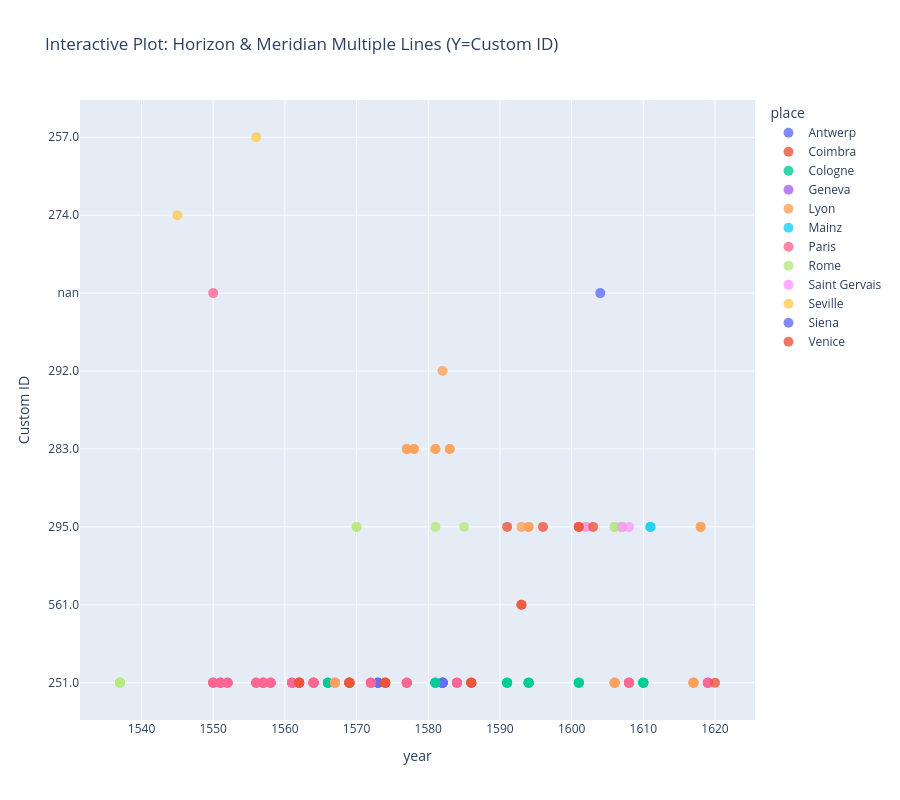

The notebook cell saved with this chart:
### Markdown cell above
### 4. Interactive Scatter Plot (Y = Custom ID, Color = Place)

### Code cell
fig_interactive2 = px.scatter(
    plot_df,
    x='year',
    y='custom_identifier_str',
    color='place',
    hover_data=['part_or_adaption_label', 'part_or_adaption', 'part_type', 'cks', 'bid'],
    title='Interactive Plot: Horizon & Meridian Multiple Lines (Y=Custom ID)',
    labels={'custom_identifier_str': 'Custom ID'}
)

fig_interactive2.update_traces(marker=dict(size=10, opacity=0.8))
fig_interactive2.update_layout(height=800, hovermode='closest')
fig_interactive2.show()

### Figure 1 — Plotly figure (JSON) as saved in the notebook; plotly's stock layout.template omitted (floating-point values rounded to 4 significant figures; data arrays with more than 128 entries replaced by an {"elided": "..."} marker saying what was removed)
{"data": [{"customdata": [["Compendium by P. Valeriano", "http://sphaera.mpiwg-berlin.mpg.de/id/part/47ca1af2-b91f-4453-9f46-45b4d9ccdfb4", "influenced_100", "CK_Horizon", 1730], ["Compendium by P. Valeriano", "http://sphaera.mpiwg-berlin.mpg.de/id/part/47ca1af2-b91f-4453-9f46-45b4d9ccdfb4", "influenced_100", "CK_Horizon", 1730], ["Compendium by P. Valeriano", "http://sphaera.mpiwg-berlin.mpg.de/id/part/47ca1af2-b91f-4453-9f46-45b4d9ccdfb4", "influenced_100", "CK_Horizon", 1730], ["Compendium by P. Valeriano", "http://sphaera.mpiwg-berlin.mpg.de/id/part/47ca1af2-b91f-4453-9f46-45b4d9ccdfb4", "influenced_100", "CK_Horizon", 1730], ["Compendium by P. Valeriano", "http://sphaera.mpiwg-berlin.mpg.de/id/part/47ca1af2-b91f-4453-9f46-45b4d9ccdfb4", "influenced_100", "CK_Meridian", 1730], ["Compendium by P. Valeriano", "http://sphaera.mpiwg-berlin.mpg.de/id/part/47ca1af2-b91f-4453-9f46-45b4d9ccdfb4", "influenced_100", "CK_Horizon", 1958], ["Compendium by P. Valeriano", "http://sphaera.mpiwg-berlin.mpg.de/id/part/47ca1af2-b91f-4453-9f46-45b4d9ccdfb4", "influenced_100", "CK_Meridian", 1958], ["Compendium by P. Valeriano", "http://sphaera.mpiwg-berlin.mpg.de/id/part/47ca1af2-b91f-4453-9f46-45b4d9ccdfb4", "influenced_100", "CK_Horizon", 1958], ["Compendium by P. Valeriano", "http://sphaera.mpiwg-berlin.mpg.de/id/part/47ca1af2-b91f-4453-9f46-45b4d9ccdfb4", "influenced_100", "CK_Horizon", 1958], ["Compendium by P. Valeriano", "http://sphaera.mpiwg-berlin.mpg.de/id/part/47ca1af2-b91f-4453-9f46-45b4d9ccdfb4", "influenced_100", "CK_Horizon", 1958], ["Compendium by P. Valeriano", "http://sphaera.mpiwg-berlin.mpg.de/id/part/47ca1af2-b91f-4453-9f46-45b4d9ccdfb4", "influenced_100", "CK_Horizon", 2281], ["Compendium by P. Valeriano", "http://sphaera.mpiwg-berlin.mpg.de/id/part/47ca1af2-b91f-4453-9f46-45b4d9ccdfb4", "influenced_100", "CK_Horizon", 2281], ["Compendium by P. Valeriano", "http://sphaera.mpiwg-berlin.mpg.de/id/part/47ca1af2-b91f-4453-9f46-45b4d9ccdfb4", "influenced_100", "CK_Meridian", 2281], ["Compendium by P. Valeriano", "http://sphaera.mpiwg-berlin.mpg.de/id/part/47ca1af2-b91f-4453-9f46-45b4d9ccdfb4", "influenced_100", "CK_Horizon", 2281], ["Compendium by P. Valeriano", "http://sphaera.mpiwg-berlin.mpg.de/id/part/47ca1af2-b91f-4453-9f46-45b4d9ccdfb4", "influenced_100", "CK_Horizon", 2281]], "hovertemplate": "place=Antwerp<br>year=%{x}<br>Custom ID=%{y}<br>part_or_adaption_label=%{customdata[0]}<br>part_or_adaption=%{customdata[1]}<br>part_type=%{customdata[2]}<br>cks=%{customdata[3]}<br>bid=%{customdata[4]}<extra></extra>", "legendgroup": "Antwerp", "marker": {"color": "#636efa", "opacity": 0.8, "size": 10, "symbol": "circle"}, "mode": "markers", "name": "Antwerp", "orientation": "h", "showlegend": true, "type": "scatter", "x": [1573, 1573, 1573, 1573, 1573, 1582, 1582, 1582, 1582, 1582, 1582, 1582, 1582, 1582, 1582], "xaxis": "x", "y": ["251.0", "251.0", "251.0", "251.0", "251.0", "251.0", "251.0", "251.0", "251.0", "251.0", "251.0", "251.0", "251.0", "251.0", "251.0"], "yaxis": "y"}, {"customdata": [["A. de Avelar's Sphaera", "http://sphaera.mpiwg-berlin.mpg.de/id/part/81a78978-d1da-4340-96ff-46719d52ab98", "influenced_100", "CK_Meridian", 1775], ["A. de Avelar's Sphaera", "http://sphaera.mpiwg-berlin.mpg.de/id/part/81a78978-d1da-4340-96ff-46719d52ab98", "influenced_100", "CK_Meridian", 1775]], "hovertemplate": "place=Coimbra<br>year=%{x}<br>Custom ID=%{y}<br>part_or_adaption_label=%{customdata[0]}<br>part_or_adaption=%{customdata[1]}<br>part_type=%{customdata[2]}<br>cks=%{customdata[3]}<br>bid=%{customdata[4]}<extra></extra>", "legendgroup": "Coimbra", "marker": {"color": "#EF553B", "opacity": 0.8, "size": 10, "symbol": "circle"}, "mode": "markers", "name": "Coimbra", "orientation": "h", "showlegend": true, "type": "scatter", "x": [1593, 1593], "xaxis": "x", "y": ["561.0", "561.0"], "yaxis": "y"}, {"customdata": {"elided": "28x5 mixed values"}, "hovertemplate": "place=Cologne<br>year=%{x}<br>Custom ID=%{y}<br>part_or_adaption_label=%{customdata[0]}<br>part_or_adaption=%{customdata[1]}<br>part_type=%{customdata[2]}<br>cks=%{customdata[3]}<br>bid=%{customdata[4]}<extra></extra>", "legendgroup": "Cologne", "marker": {"color": "#00cc96", "opacity": 0.8, "size": 10, "symbol": "circle"}, "mode": "markers", "name": "Cologne", "orientation": "h", "showlegend": true, "type": "scatter", "x": [1566, 1566, 1566, 1566, 1566, 1581, 1581, 1581, 1581, 1581, 1591, 1591, 1591, 1591, 1594, 1594, 1594, 1594, 1594, 1601, 1601, 1601, 1601, 1610, 1610, 1610, 1610, 1610], "xaxis": "x", "y": ["251.0", "251.0", "251.0", "251.0", "251.0", "251.0", "251.0", "251.0", "251.0", "251.0", "251.0", "251.0", "251.0", "251.0", "251.0", "251.0", "251.0", "251.0", "251.0", "251.0", "251.0", "251.0", "251.0", "251.0", "251.0", "251.0", "251.0", "251.0"], "yaxis": "y"}, {"customdata": [["Clavius's commentary on Sacrobosco's Sphere", "http://sphaera.mpiwg-berlin.mpg.de/id/adaption/6af1e2cd-1bf1-40a8-be87-b4aaa396419a", "adaption_100", "CK_Meridian", 2151]], "hovertemplate": "place=Geneva<br>year=%{x}<br>Custom ID=%{y}<br>part_or_adaption_label=%{customdata[0]}<br>part_or_adaption=%{customdata[1]}<br>part_type=%{customdata[2]}<br>cks=%{customdata[3]}<br>bid=%{customdata[4]}<extra></extra>", "legendgroup": "Geneva", "marker": {"color": "#ab63fa", "opacity": 0.8, "size": 10, "symbol": "circle"}, "mode": "markers", "name": "Geneva", "orientation": "h", "showlegend": true, "type": "scatter", "x": [1607], "xaxis": "x", "y": ["295.0"], "yaxis": "y"}, {"customdata": {"elided": "37x5 mixed values"}, "hovertemplate": "place=Lyon<br>year=%{x}<br>Custom ID=%{y}<br>part_or_adaption_label=%{customdata[0]}<br>part_or_adaption=%{customdata[1]}<br>part_type=%{customdata[2]}<br>cks=%{customdata[3]}<br>bid=%{customdata[4]}<extra></extra>", "legendgroup": "Lyon", "marker": {"color": "#FFA15A", "opacity": 0.8, "size": 10, "symbol": "circle"}, "mode": "markers", "name": "Lyon", "orientation": "h", "showlegend": true, "type": "scatter", "x": [1564, 1564, 1564, 1564, 1564, 1567, 1567, 1567, 1567, 1567, 1577, 1577, 1578, 1578, 1581, 1581, 1582, 1583, 1583, 1593, 1594, 1594, 1602, 1606, 1606, 1606, 1606, 1606, 1607, 1607, 1617, 1617, 1617, 1617, 1617, 1618, 1618], "xaxis": "x", "y": ["251.0", "251.0", "251.0", "251.0", "251.0", "251.0", "251.0", "251.0", "251.0", "251.0", "283.0", "283.0", "283.0", "283.0", "283.0", "283.0", "292.0", "283.0", "283.0", "295.0", "295.0", "295.0", "295.0", "251.0", "251.0", "251.0", "251.0", "251.0", "295.0", "295.0", "251.0", "251.0", "251.0", "251.0", "251.0", "295.0", "295.0"], "yaxis": "y"}, {"customdata": [["Clavius's commentary on Sacrobosco's Sphere", "http://sphaera.mpiwg-berlin.mpg.de/id/adaption/6af1e2cd-1bf1-40a8-be87-b4aaa396419a", "adaption_100", "CK_Meridian", 1819], ["Clavius's commentary on Sacrobosco's Sphere", "http://sphaera.mpiwg-berlin.mpg.de/id/adaption/6af1e2cd-1bf1-40a8-be87-b4aaa396419a", "adaption_100", "CK_Meridian", 1819]], "hovertemplate": "place=Mainz<br>year=%{x}<br>Custom ID=%{y}<br>part_or_adaption_label=%{customdata[0]}<br>part_or_adaption=%{customdata[1]}<br>part_type=%{customdata[2]}<br>cks=%{customdata[3]}<br>bid=%{customdata[4]}<extra></extra>", "legendgroup": "Mainz", "marker": {"color": "#19d3f3", "opacity": 0.8, "size": 10, "symbol": "circle"}, "mode": "markers", "name": "Mainz", "orientation": "h", "showlegend": true, "type": "scatter", "x": [1611, 1611], "xaxis": "x", "y": ["295.0", "295.0"], "yaxis": "y"}, {"customdata": {"elided": "75x5 mixed values"}, "hovertemplate": "place=Paris<br>year=%{x}<br>Custom ID=%{y}<br>part_or_adaption_label=%{customdata[0]}<br>part_or_adaption=%{customdata[1]}<br>part_type=%{customdata[2]}<br>cks=%{customdata[3]}<br>bid=%{customdata[4]}<extra></extra>", "legendgroup": "Paris", "marker": {"color": "#FF6692", "opacity": 0.8, "size": 10, "symbol": "circle"}, "mode": "markers", "name": "Paris", "orientation": "h", "showlegend": true, "type": "scatter", "x": [1550, 1550, 1550, 1550, 1550, 1550, 1551, 1551, 1551, 1551, 1551, 1552, 1552, 1552, 1552, 1552, 1556, 1556, 1556, 1556, 1556, 1557, 1557, 1557, 1557, 1557, 1558, 1558, 1558, 1558, 1558, 1561, 1561, 1561, 1561, 1561, 1562, 1562, 1562, 1562, 1564, 1564, 1564, 1564, 1564, 1569, 1569, 1569, 1569, 1569, 1572, 1572, 1572, 1572, 1572, 1577, 1577, 1577, 1577, 1577, 1584, 1584, 1584, 1584, 1584, 1608, 1608, 1608, 1608, 1608, 1619, 1619, 1619, 1619, 1619], "xaxis": "x", "y": ["251.0", "251.0", "251.0", "nan", "251.0", "251.0", "251.0", "251.0", "251.0", "251.0", "251.0", "251.0", "251.0", "251.0", "251.0", "251.0", "251.0", "251.0", "251.0", "251.0", "251.0", "251.0", "251.0", "251.0", "251.0", "251.0", "251.0", "251.0", "251.0", "251.0", "251.0", "251.0", "251.0", "251.0", "251.0", "251.0", "251.0", "251.0", "251.0", "251.0", "251.0", "251.0", "251.0", "251.0", "251.0", "251.0", "251.0", "251.0", "251.0", "251.0", "251.0", "251.0", "251.0", "251.0", "251.0", "251.0", "251.0", "251.0", "251.0", "251.0", "251.0", "251.0", "251.0", "251.0", "251.0", "251.0", "251.0", "251.0", "251.0", "251.0", "251.0", "251.0", "251.0", "251.0", "251.0"], "yaxis": "y"}, {"customdata": [["Compendium by P. Valeriano", "http://sphaera.mpiwg-berlin.mpg.de/id/part/47ca1af2-b91f-4453-9f46-45b4d9ccdfb4", "influenced_100", "CK_Horizon", 2251], ["Compendium by P. Valeriano", "http://sphaera.mpiwg-berlin.mpg.de/id/part/47ca1af2-b91f-4453-9f46-45b4d9ccdfb4", "influenced_100", "CK_Meridian", 2251], ["Compendium by P. Valeriano", "http://sphaera.mpiwg-berlin.mpg.de/id/part/47ca1af2-b91f-4453-9f46-45b4d9ccdfb4", "influenced_100", "CK_Horizon", 2251], ["Compendium by P. Valeriano", "http://sphaera.mpiwg-berlin.mpg.de/id/part/47ca1af2-b91f-4453-9f46-45b4d9ccdfb4", "influenced_100", "CK_Horizon", 2251], ["Compendium by P. Valeriano", "http://sphaera.mpiwg-berlin.mpg.de/id/part/47ca1af2-b91f-4453-9f46-45b4d9ccdfb4", "influenced_100", "CK_Horizon", 2251], ["Clavius's commentary on Sacrobosco's Sphere", "http://sphaera.mpiwg-berlin.mpg.de/id/adaption/6af1e2cd-1bf1-40a8-be87-b4aaa396419a", "adaption_100", "CK_Meridian", 1806], ["Clavius's commentary on Sacrobosco's Sphere", "http://sphaera.mpiwg-berlin.mpg.de/id/adaption/6af1e2cd-1bf1-40a8-be87-b4aaa396419a", "adaption_100", "CK_Meridian", 1806], ["Clavius's commentary on Sacrobosco's Sphere", "http://sphaera.mpiwg-berlin.mpg.de/id/adaption/6af1e2cd-1bf1-40a8-be87-b4aaa396419a", "adaption_100", "CK_Meridian", 1807], ["Clavius's commentary on Sacrobosco's Sphere", "http://sphaera.mpiwg-berlin.mpg.de/id/adaption/6af1e2cd-1bf1-40a8-be87-b4aaa396419a", "adaption_100", "CK_Meridian", 1808], ["Clavius's commentary on Sacrobosco's Sphere", "http://sphaera.mpiwg-berlin.mpg.de/id/adaption/6af1e2cd-1bf1-40a8-be87-b4aaa396419a", "adaption_100", "CK_Meridian", 1815], ["Clavius's commentary on Sacrobosco's Sphere", "http://sphaera.mpiwg-berlin.mpg.de/id/adaption/6af1e2cd-1bf1-40a8-be87-b4aaa396419a", "adaption_100", "CK_Meridian", 1815], ["Clavius's commentary on Sacrobosco's Sphere", "http://sphaera.mpiwg-berlin.mpg.de/id/adaption/6af1e2cd-1bf1-40a8-be87-b4aaa396419a", "adaption_100", "CK_Meridian", 1817], ["Clavius's commentary on Sacrobosco's Sphere", "http://sphaera.mpiwg-berlin.mpg.de/id/adaption/6af1e2cd-1bf1-40a8-be87-b4aaa396419a", "adaption_100", "CK_Meridian", 1817]], "hovertemplate": "place=Rome<br>year=%{x}<br>Custom ID=%{y}<br>part_or_adaption_label=%{customdata[0]}<br>part_or_adaption=%{customdata[1]}<br>part_type=%{customdata[2]}<br>cks=%{customdata[3]}<br>bid=%{customdata[4]}<extra></extra>", "legendgroup": "Rome", "marker": {"color": "#B6E880", "opacity": 0.8, "size": 10, "symbol": "circle"}, "mode": "markers", "name": "Rome", "orientation": "h", "showlegend": true, "type": "scatter", "x": [1537, 1537, 1537, 1537, 1537, 1570, 1570, 1581, 1585, 1606, 1606, 1607, 1607], "xaxis": "x", "y": ["251.0", "251.0", "251.0", "251.0", "251.0", "295.0", "295.0", "295.0", "295.0", "295.0", "295.0", "295.0", "295.0"], "yaxis": "y"}, {"customdata": [["Clavius's commentary on Sacrobosco's Sphere", "http://sphaera.mpiwg-berlin.mpg.de/id/adaption/6af1e2cd-1bf1-40a8-be87-b4aaa396419a", "adaption_100", "CK_Meridian", 1821], ["Clavius's commentary on Sacrobosco's Sphere", "http://sphaera.mpiwg-berlin.mpg.de/id/adaption/6af1e2cd-1bf1-40a8-be87-b4aaa396419a", "adaption_100", "CK_Meridian", 1755], ["Clavius's commentary on Sacrobosco's Sphere", "http://sphaera.mpiwg-berlin.mpg.de/id/adaption/6af1e2cd-1bf1-40a8-be87-b4aaa396419a", "adaption_100", "CK_Meridian", 1818]], "hovertemplate": "place=Saint Gervais<br>year=%{x}<br>Custom ID=%{y}<br>part_or_adaption_label=%{customdata[0]}<br>part_or_adaption=%{customdata[1]}<br>part_type=%{customdata[2]}<br>cks=%{customdata[3]}<br>bid=%{customdata[4]}<extra></extra>", "legendgroup": "Saint Gervais", "marker": {"color": "#FF97FF", "opacity": 0.8, "size": 10, "symbol": "circle"}, "mode": "markers", "name": "Saint Gervais", "orientation": "h", "showlegend": true, "type": "scatter", "x": [1602, 1607, 1608], "xaxis": "x", "y": ["295.0", "295.0", "295.0"], "yaxis": "y"}, {"customdata": [["Tractatus de sphaera", "http://sphaera.mpiwg-berlin.mpg.de/id/adaption/31881952-2ec2-4139-badd-9d327912efd6", "adaption_100", "CK_Meridian", 1802], ["Compendium on the Sphere by Cortes", "http://sphaera.mpiwg-berlin.mpg.de/id/part/56b05912-4de6-4e30-8a90-7945fdaf6f18", "influenced_100", "CK_Horizon", 2280]], "hovertemplate": "place=Seville<br>year=%{x}<br>Custom ID=%{y}<br>part_or_adaption_label=%{customdata[0]}<br>part_or_adaption=%{customdata[1]}<br>part_type=%{customdata[2]}<br>cks=%{customdata[3]}<br>bid=%{customdata[4]}<extra></extra>", "legendgroup": "Seville", "marker": {"color": "#FECB52", "opacity": 0.8, "size": 10, "symbol": "circle"}, "mode": "markers", "name": "Seville", "orientation": "h", "showlegend": true, "type": "scatter", "x": [1545, 1556], "xaxis": "x", "y": ["274.0", "257.0"], "yaxis": "y"}, {"customdata": [[null, null, null, "CK_Meridian", 1921]], "hovertemplate": "place=Siena<br>year=%{x}<br>Custom ID=%{y}<br>part_or_adaption_label=%{customdata[0]}<br>part_or_adaption=%{customdata[1]}<br>part_type=%{customdata[2]}<br>cks=%{customdata[3]}<br>bid=%{customdata[4]}<extra></extra>", "legendgroup": "Siena", "marker": {"color": "#636efa", "opacity": 0.8, "size": 10, "symbol": "circle"}, "mode": "markers", "name": "Siena", "orientation": "h", "showlegend": true, "type": "scatter", "x": [1604], "xaxis": "x", "y": ["nan"], "yaxis": "y"}, {"customdata": [["Compendium by P. Valeriano", "http://sphaera.mpiwg-berlin.mpg.de/id/part/47ca1af2-b91f-4453-9f46-45b4d9ccdfb4", "influenced_100", "CK_Meridian", 2087], ["Compendium by P. Valeriano", "http://sphaera.mpiwg-berlin.mpg.de/id/part/47ca1af2-b91f-4453-9f46-45b4d9ccdfb4", "influenced_100", "CK_Horizon", 2087], ["Compendium by P. Valeriano", "http://sphaera.mpiwg-berlin.mpg.de/id/part/47ca1af2-b91f-4453-9f46-45b4d9ccdfb4", "influenced_100", "CK_Horizon", 2087], ["Compendium by P. Valeriano", "http://sphaera.mpiwg-berlin.mpg.de/id/part/47ca1af2-b91f-4453-9f46-45b4d9ccdfb4", "influenced_100", "CK_Horizon", 2087], ["Compendium by P. Valeriano", "http://sphaera.mpiwg-berlin.mpg.de/id/part/47ca1af2-b91f-4453-9f46-45b4d9ccdfb4", "influenced_100", "CK_Horizon", 1728], ["Compendium by P. Valeriano", "http://sphaera.mpiwg-berlin.mpg.de/id/part/47ca1af2-b91f-4453-9f46-45b4d9ccdfb4", "influenced_100", "CK_Horizon", 1728], ["Compendium by P. Valeriano", "http://sphaera.mpiwg-berlin.mpg.de/id/part/47ca1af2-b91f-4453-9f46-45b4d9ccdfb4", "influenced_100", "CK_Horizon", 1728], ["Compendium by P. Valeriano", "http://sphaera.mpiwg-berlin.mpg.de/id/part/47ca1af2-b91f-4453-9f46-45b4d9ccdfb4", "influenced_100", "CK_Meridian", 1728], ["Compendium by P. Valeriano", "http://sphaera.mpiwg-berlin.mpg.de/id/part/47ca1af2-b91f-4453-9f46-45b4d9ccdfb4", "influenced_100", "CK_Horizon", 1728], ["Compendium by P. Valeriano", "http://sphaera.mpiwg-berlin.mpg.de/id/part/47ca1af2-b91f-4453-9f46-45b4d9ccdfb4", "influenced_100", "CK_Horizon", 1965], ["Compendium by P. Valeriano", "http://sphaera.mpiwg-berlin.mpg.de/id/part/47ca1af2-b91f-4453-9f46-45b4d9ccdfb4", "influenced_100", "CK_Horizon", 1965], ["Compendium by P. Valeriano", "http://sphaera.mpiwg-berlin.mpg.de/id/part/47ca1af2-b91f-4453-9f46-45b4d9ccdfb4", "influenced_100", "CK_Meridian", 1965], ["Compendium by P. Valeriano", "http://sphaera.mpiwg-berlin.mpg.de/id/part/47ca1af2-b91f-4453-9f46-45b4d9ccdfb4", "influenced_100", "CK_Horizon", 1965], ["Compendium by P. Valeriano", "http://sphaera.mpiwg-berlin.mpg.de/id/part/47ca1af2-b91f-4453-9f46-45b4d9ccdfb4", "influenced_100", "CK_Horizon", 1965], ["Compendium by P. Valeriano", "http://sphaera.mpiwg-berlin.mpg.de/id/part/47ca1af2-b91f-4453-9f46-45b4d9ccdfb4", "influenced_100", "CK_Horizon", 1971], ["Compendium by P. Valeriano", "http://sphaera.mpiwg-berlin.mpg.de/id/part/47ca1af2-b91f-4453-9f46-45b4d9ccdfb4", "influenced_100", "CK_Horizon", 1971], ["Compendium by P. Valeriano", "http://sphaera.mpiwg-berlin.mpg.de/id/part/47ca1af2-b91f-4453-9f46-45b4d9ccdfb4", "influenced_100", "CK_Horizon", 1971], ["Compendium by P. Valeriano", "http://sphaera.mpiwg-berlin.mpg.de/id/part/47ca1af2-b91f-4453-9f46-45b4d9ccdfb4", "influenced_100", "CK_Horizon", 1971], ["Compendium by P. Valeriano", "http://sphaera.mpiwg-berlin.mpg.de/id/part/47ca1af2-b91f-4453-9f46-45b4d9ccdfb4", "influenced_100", "CK_Meridian", 1971], ["Clavius's commentary on Sacrobosco's Sphere", "http://sphaera.mpiwg-berlin.mpg.de/id/adaption/6af1e2cd-1bf1-40a8-be87-b4aaa396419a", "adaption_100", "CK_Meridian", 1809], ["Clavius's commentary on Sacrobosco's Sphere", "http://sphaera.mpiwg-berlin.mpg.de/id/adaption/6af1e2cd-1bf1-40a8-be87-b4aaa396419a", "adaption_100", "CK_Meridian", 1811], ["Clavius's commentary on Sacrobosco's Sphere", "http://sphaera.mpiwg-berlin.mpg.de/id/adaption/6af1e2cd-1bf1-40a8-be87-b4aaa396419a", "adaption_100", "CK_Meridian", 1812], ["Clavius's commentary on Sacrobosco's Sphere", "http://sphaera.mpiwg-berlin.mpg.de/id/adaption/6af1e2cd-1bf1-40a8-be87-b4aaa396419a", "adaption_100", "CK_Meridian", 2278], ["Clavius's commentary on Sacrobosco's Sphere", "http://sphaera.mpiwg-berlin.mpg.de/id/adaption/6af1e2cd-1bf1-40a8-be87-b4aaa396419a", "adaption_100", "CK_Meridian", 1814], ["Compendium by P. Valeriano", "http://sphaera.mpiwg-berlin.mpg.de/id/part/47ca1af2-b91f-4453-9f46-45b4d9ccdfb4", "influenced_100", "CK_Horizon", 1972]], "hovertemplate": "place=Venice<br>year=%{x}<br>Custom ID=%{y}<br>part_or_adaption_label=%{customdata[0]}<br>part_or_adaption=%{customdata[1]}<br>part_type=%{customdata[2]}<br>cks=%{customdata[3]}<br>bid=%{customdata[4]}<extra></extra>", "legendgroup": "Venice", "marker": {"color": "#EF553B", "opacity": 0.8, "size": 10, "symbol": "circle"}, "mode": "markers", "name": "Venice", "orientation": "h", "showlegend": true, "type": "scatter", "x": [1562, 1562, 1562, 1562, 1569, 1569, 1569, 1569, 1569, 1574, 1574, 1574, 1574, 1574, 1586, 1586, 1586, 1586, 1586, 1591, 1596, 1601, 1601, 1603, 1620], "xaxis": "x", "y": ["251.0", "251.0", "251.0", "251.0", "251.0", "251.0", "251.0", "251.0", "251.0", "251.0", "251.0", "251.0", "251.0", "251.0", "251.0", "251.0", "251.0", "251.0", "251.0", "295.0", "295.0", "295.0", "295.0", "295.0", "251.0"], "yaxis": "y"}], "layout": {"height": 800, "hovermode": "closest", "legend": {"title": {"text": "place"}, "tracegroupgap": 0}, "title": {"text": "Interactive Plot: Horizon & Meridian Multiple Lines (Y=Custom ID)"}, "xaxis": {"anchor": "y", "domain": [0, 1], "title": {"text": "year"}}, "yaxis": {"anchor": "x", "domain": [0, 1], "title": {"text": "Custom ID"}}}}
